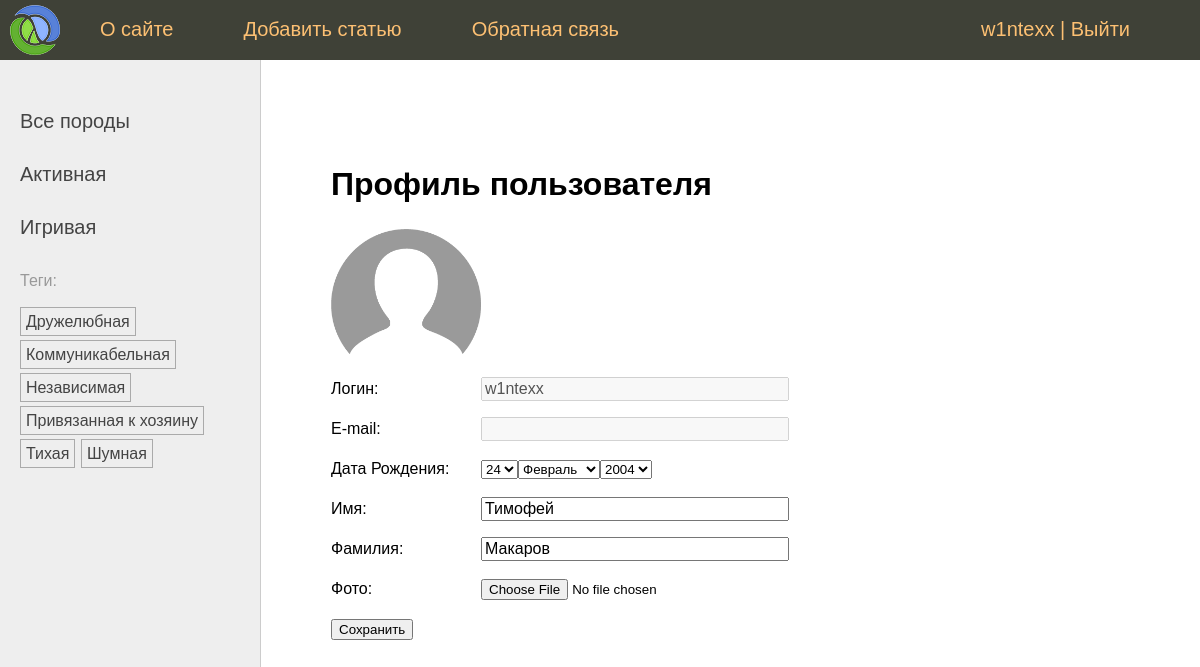
The page /users/profile/ (signed in) on the database its author committed.
### users/models.py (models this page shows)
class User(AbstractUser):
    photo = models.ImageField(
        upload_to="users/%Y/%m/%d/",
        blank=True,
        null=True,
        verbose_name="Фотография",
        )
    date_birth = models.DateTimeField(
        blank=True,
        null=True,
        verbose_name="Дата Рождения",
        )

### cats/models.py (models this page shows, shortened)
class Species(models.Model):
    name = models.CharField(
        max_length=100,
        db_index=True,
        verbose_name="Породы"
        )
    slug = models.SlugField(
        max_length=255,
        unique=True,
        db_index=True
        )
    class Meta:
        verbose_name = "Порода"
        verbose_name_plural = "Породы"
    def get_absolute_url(self):
        return reverse("species", kwargs={"spec_slug": self.slug})

class TagPost(models.Model):
    tag = models.CharField(
        max_length=100,
        db_index=True,
        )
    slug = models.SlugField(
        max_length=255,
        unique=True,
        )
    def get_absolute_url(self):
        return reverse("tag", kwargs={"tag_slug": self.slug})

### users/views.py (the view, shortened to what this page needs)
# urls.py: path('profile/', views.ProfileUser.as_view(), name='profile'),
class ProfileUser(LoginRequiredMixin, UpdateView):
    form_class = ProfileUserForm
    template_name = "users/profile.html"
    extra_context = {
        "title": "Профиль пользователя",
        "default_image": settings.DEFAULT_USER_IMAGE,
        }
    def get_object(self):
        return self.request.user

### users/forms.py
class ProfileUserForm(forms.ModelForm):
    style_text = forms.TextInput(attrs={'class': 'form-input'})
    username = forms.CharField(
        disabled=True,
        label="Логин",
        widget=style_text,
        )
    email = forms.CharField(
        disabled=True,
        label="E-mail",
        widget=style_text,
        required=False,
        )
    this_year = datetime.date.today().year
    date_birth = forms.DateField(
        widget=forms.SelectDateWidget(years=tuple(range(this_year - 100, this_year - 5))),
        label="Дата Рождения"
        )
    class Meta:
        style_text = forms.TextInput(attrs={'class': 'form-input'})
        model = get_user_model()
        fields = ["username", "email", "date_birth", "first_name", "last_name", "photo"]
        labels = {
            "first_name": "Имя",
            "last_name": "Фамилия",
            "photo": "Фото",
        }
        widgets = {
            'first_name': style_text,
            'last_name': style_text,
        }

### cats/templatetags/cat_tags.py (called while the page is built)
@register.inclusion_tag("cats/list_categories.html")
def show_categories(spec_selected=0):
    specs = Species.objects.annotate(total=Count("posts")).filter(posts__is_published=True).filter(total__gt=0)
    return {"specs": specs, "spec_selected": spec_selected}

@register.inclusion_tag("cats/list_tags.html")
def show_all_tags():
    return {"tags": TagPost.objects.annotate(total=Count("tags")).filter(total__gt=0)}

### users/context_processors.py (called while the page is built)
def get_cat_context(requset):
    return {"mainmenu": menu}

### users/templates/users/profile.html (shortened to what this page needs)
{% extends "base.html" %}
{% block content %}
<h1>{{ title }}</h1>
<form method="POST" enctype="multipart/form-data">
    {% if user.photo %}
    <p><img src="{{ user.photo.url }}" width="300" height="300"></p>
    {% else %}
    <p><img src="{{ default_image }}" width="150" height="150"></p>
    {% endif %}
    {% for f in form %}
    <p><label class="form-label" for="{{ f.id_for_label }}">{{f.label}}: </label>{{ f }}</p>
    {% endfor %}
    <p><button type="submit">Сохранить</button></p>
</form>
{% endblock %}

### templates/base.html (shortened to what this page needs)
{% load static %}
{% load cat_tags %}
<!DOCTYPE html>
<html>
<head>
	<link type="text/css" href="{% static 'cats/css/styles.css' %}" rel="stylesheet" />
</head>
<body>
<table class="table-page" border=0 cellpadding="0" cellspacing="0">
<tr><td valign=top>
{% block mainmenu %}
		<div class="header">
			<ul id="mainmenu" class="mainmenu">
			<li class="logo"><a href="{% url 'home' %}"><div class="logo"></div></a></li>
{% for m in mainmenu %}
	<li><a href="{% url m.url_name %}">{{m.title}}</a></li>
{% endfor %}
{% if user.is_authenticated %}
	<li class="last">
		<a href="{% url "users:profile" %}">{{ user.username }}</a> | <a href="{% url "users:logout" %}">Выйти</a>
	</li>
{% else %}
    <li class="last"><a href="{% url "users:login" %}">Войти</a> | <a href="{% url "users:register" %}">Регистрация</a></li>
{% endif %}
			</ul>
		</div>
{% endblock mainmenu %}
<table class="table-content" border=0 cellpadding="0" cellspacing="0">
<tr>
	<td valign="top" class="left-chapters">
	<ul id="leftchapters">
		{% if spec_selected == 0 %}
			<li class="selected">Все породы</li>
		{% else %}
			<li><a href="{% url 'home' %}">Все породы</a></li>
		{% endif %}
		{% show_categories spec_selected%}
		<li>{% show_all_tags %}</li>
	</ul>
</td>
<td valign="top" class="content">
	<div class="content-text">
{% block content %}
{% endblock %}
	</div>
</td></tr></table>
</td></tr>
</table>
</body>
</html>

### cats/templates/cats/list_categories.html
{% for spec in specs%}
    {% if spec.pk == spec_selected %}
        <li class="selected">{{ spec.name }}</li>
    {% else %}
        <li><a href="{{ spec.get_absolute_url }}">{{ spec.name }}</a></li>
    {% endif %}
{% endfor %}

### cats/templates/cats/list_tags.html
{% if tags %}
    <p>Теги:</p>
    <ul class="tags-list">
        {% for t in tags %}
            <li><a href="{{t.get_absolute_url}}">{{t.tag}}</a></li>
        {% endfor %}
    </ul>
{% endif %}

### cats/static/cats/css/styles.css (style rules this page uses)
html, body { font-family: 'Arial'; margin: 0; padding: 0; height: 100%; width: 100%; color: #444; }
a { color: #0059b2; text-decoration: none; }
img { max-width: 600px; height: auto; }
.table-page { width: 100%; height: 100%; vertical-align: top; }
.table-page tr { height: 100%; }
.header { background: #3F4137; height: 60px; }
.logo { background: url('../images/logo.png') no-repeat 10px 5px; width: 70px; height: 60px; }
ul.mainmenu { list-style: none; margin: 0; padding: 0; height: 60px; color: #fdc073; font-size: 20px; overflow: hidden; }
ul.mainmenu li { float: left; margin: 18px 40px 0 30px; }
ul.mainmenu li.logo { margin: 0; }
ul.mainmenu li.last { float: right; }
ul.mainmenu li a { color: #fdc073; text-decoration: none; }
.table-content { width: 100%; min-height: 100%; height: 100%; }
.left-chapters { margin: 0; background: #eee; border-right: 1px solid #ccc; }
.left-chapters ul { width: 230px; margin: 0; padding: 20px 10px 10px 20px; list-style: none; font-size: 20px; }
.left-chapters ul li { margin: 30px 0 0 0; color: #999; }
.left-chapters ul li a { color: #444; text-decoration: none; }
ul.tags-list { width: 100%; margin: 0; padding: 0; list-style: none; }
ul.tags-list li { margin: 0; padding: 0 0 10px; display: inline-block; }
ul.tags-list li a { padding: 5px; font-size: 16px; border: 1px solid #aaa; }
.content { padding: 40px 20px 20px 40px; width: 100%; box-sizing: border-box; }
.content-text { margin: 60px 0 0 30px; color: #000; font-size: 20px; font-family: Yandex Sans Display Light; }
.content-text h1 { font-size: 32px; }
.form-input { width: 300px; font-size: 16px; }
.form-label { display: inline-block; min-width: 150px; vertical-align: top; }
h1 { font-family: Arial, sans-serif; font-size: 24px; font-weight: bold; line-height: 1.5; }
p { font-family: Verdana, sans-serif; font-size: 16px; line-height: 1.5; }
ul.mainmenu li.last { float: right; margin-right: 70px; }

### rows shown on the page
User: username "w1ntexx", form "w1ntexx" "Тимофей" "Макаров"
Species: name "Активная"
Species: name "Игривая"
TagPost: tag "Дружелюбная"
TagPost: tag "Коммуникабельная"
TagPost: tag "Независимая"
TagPost: tag "Привязанная к хозяину"
TagPost: tag "Тихая"
TagPost: tag "Шумная"

### other values the page prints
{{ m.title }} "О сайте" "Добавить статью" "Обратная связь"
{{ title }} "Профиль пользователя"
{{ f.label }} "Логин" "E-mail" "Дата Рождения" "Имя" "Фамилия" "Фото"
